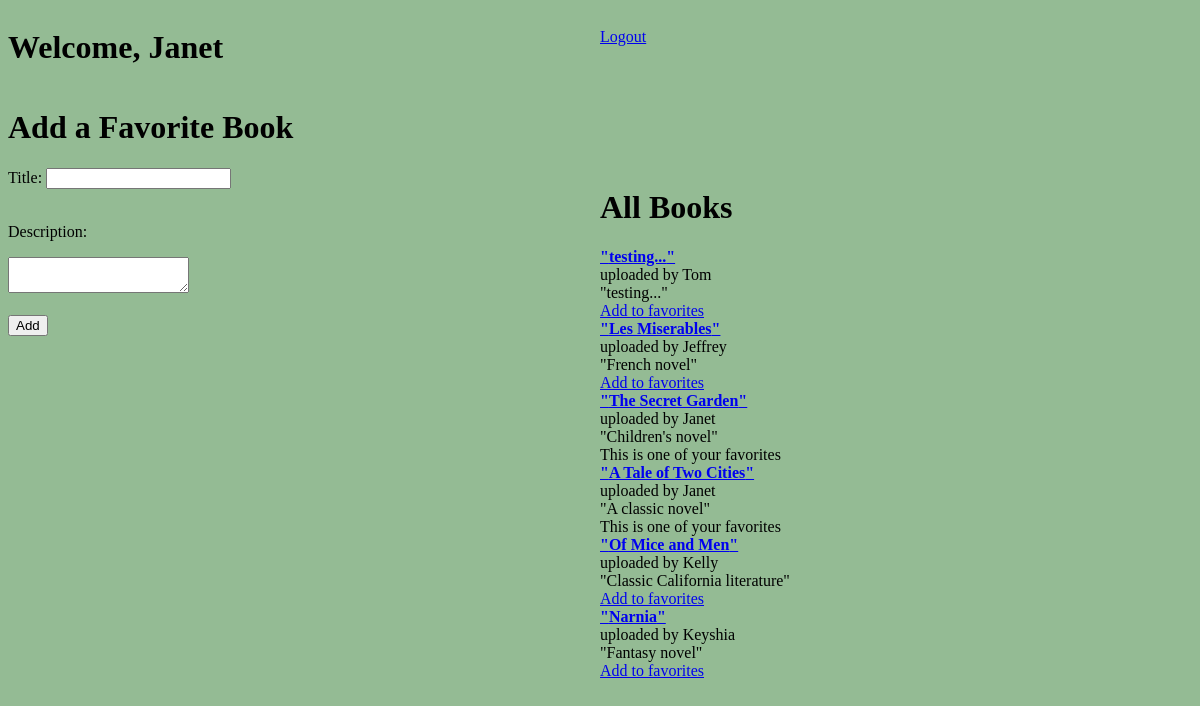
Page /books (signed in) on the committed database.
### favorite_books_app/models.py (models this page shows)
class User(models.Model):
    first_name = models.CharField(max_length=255)
    last_name = models.CharField(max_length=255)
    email = models.EmailField(max_length=255)
    password = models.CharField(max_length=255)
    updated_at = models.DateTimeField(auto_now=True)
    created_at = models.DateTimeField(auto_now_add = True)
    objects = UserManager()

class Book(models.Model):
    title = models.CharField(max_length= 255)
    author = models.CharField(max_length=255)
    description = models.TextField()
    created_at = models.DateTimeField(auto_now_add=True)
    updated_at = models.DateTimeField(auto_now=True)
    upload_status = models.ForeignKey(User, related_name="books", on_delete = models.CASCADE, null = True)
    users = models.ManyToManyField(User, related_name="Books")
    objects = BookManager()

### favorite_books_app/views.py (the view)
# urls.py: path('books', views.books),
def books(request):
    if 'user_id' not in request.session:
        return redirect('/')
    this_user = User.objects.filter(id = request.session['user_id'])
    context = {
        "current_user" : this_user[0], #grabs from session rather than database to prevent refreshing into login
        "all_books": Book.objects.all(),
        }
    return render(request, "add_book.html", context)

### favorite_books_app/templates/add_book.html (shortened to what this page needs)
<!DOCTYPE html>
<html lang = "en">
<head>
    {% load static %}
    <link rel="stylesheet" href="{% static 'background-color.css' %}">
</head>
<body>
<header id="add-header">
    <h1 id="welcome-add">Welcome, {{ current_user.first_name }}</h1>
    <a id = "logout-add" href="http://localhost:8000/logout">Logout</a>
</header>
<h1>Add a Favorite Book</h1>
    <div id="add-book-container">
        <form action="/check_book" method='POST' id="add-form">
            <label for="title">Title:</label>
            <input class="title" type="text" name = "title">
            <br><br>
            <p id = "description">Description:</p>
            <textarea name="description"></textarea>
            <br><br>
            <input type="submit" value="Add" id = "button">
        </form>
        <div id="all-books-add">
            <h1>All Books </h1>
                {% for book in all_books %}
                    {% if current_user.first_name == book.upload_status.first_name or current_user.id in book.users.id %}
                        <a class = "bold" href = "http://localhost:8000/was_favorited_check/{{ book.id }}">"{{ book.title }}"</a>
                        <p class = "sub"> uploaded by {{ book.upload_status.first_name}}</p>
                        <p class = "sub">"{{ book.description }}"</p>
                        <p class = "sub" class="italics">This is one of your favorites</p>
                    {% else %}
                        <a class = "bold" href = "http://localhost:8000/was_favorited_check/{{ book.id }}">"{{ book.title }}"</a>
                        <p class = "sub"> uploaded by {{ book.upload_status.first_name}}</p>
                        <p class = "sub">"{{ book.description }}"</p>
                        <div id="view-links">
                            <a href = "http://localhost:8000/add_favorite_book/{{ book.id }} ">Add to favorites</a>
                        </div>
                    {% endif %}
                {% endfor %}
        </div>
    </div>
</body>
</html>

### favorite_books_app/static/background-color.css (style rules this page uses)
body { background-color:rgb(148, 187, 148); }
#add-header { display: flex; }
#welcome-add { flex: 1; }
#logout-add { margin-top: 20px; flex: 1; }
#add-form { flex:1; }
#all-books-add { flex:1; }
.bold { margin-top: 20px; font-weight:bolder; }
#add-book-container { display: flex; }
.sub { margin-top: 0px; margin-bottom: 0px; }

### rows in the picture
User: first_name "Janet"
Book: title "testing...", upload_status.first_name "Tom", description "testing..."
Book: title "Les Miserables", upload_status.first_name "Jeffrey", description "French novel"
Book: title "The Secret Garden", upload_status.first_name "Janet", description "Children's novel"
Book: title "A Tale of Two Cities", upload_status.first_name "Janet", description "A classic novel"
Book: title "Of Mice and Men", upload_status.first_name "Kelly", description "Classic California literature"
Book: title "Narnia", upload_status.first_name "Keyshia", description "Fantasy novel"
